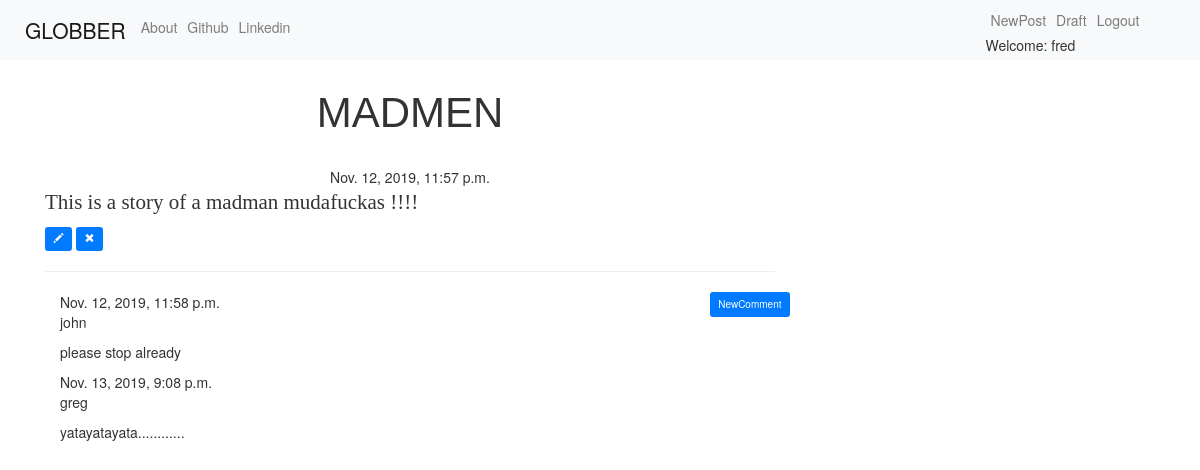
Screenshot of /post/4 (signed in) with the database file from the repository.
### blog/models.py (models this page shows, shortened)
class Post(models.Model):
    author = models.ForeignKey('auth.User',on_delete=models.CASCADE)
    title = models.CharField(max_length=256)
    text = models.TextField()
    created_date = models.DateTimeField(default=timezone.now)
    published_date = models.DateTimeField(blank=True,null=True)

class Comment(models.Model):
    post = models.ForeignKey('blog.Post',related_name='comments',on_delete=models.CASCADE)
    author = models.CharField(max_length=200)
    text = models.TextField()
    created_date = models.DateTimeField(default=timezone.now)
    approved_comment = models.BooleanField(default=False)

### blog/views.py (the view)
# urls.py: url(r'^post/(?P<pk>\d+)$',views.PostDetailView.as_view(),name='post_detail'),
class PostDetailView(DetailView):
    model = Post

### blog/templates/blog/post_detail.html (shortened to what this page needs)
{% extends 'base.html' %}
{% block content %}
<h1 class="posttitle loader">{{post.title}}</h1>
{% if post.published_date %}
<div class="date postdate">
    {{post.published_date}}
</div>
{% else %}
<a href="{%url 'post_publish' pk=post.pk %}" class="btn btn-default">Publish</a>
{% endif %}
<p class="postcontent">{{ post.text|safe|linebreaksbr}}</p>
{% if user.is_authenticated %}
<a class="btn btn-primary" href="{% url 'post_edit' pk=post.pk %}">
    <span class="glyphicon glyphicon-pencil"></span>
</a>
<a class="btn btn-primary" href="{% url 'post_remove' pk=post.pk %}">
    <span class="glyphicon glyphicon-remove"></span>
</a>
{% endif %}
<hr>
<a href="{% url 'add_comment_to_post' pk=post.pk%}" class="btn btn-primary btn-comment">NewComment</a>
<div class="container">
    {% for comment in post.comments.all %}
    {% if user.is_authenticated or comment.approved_comment %}
    {{comment.created_date}}
    <p>{{comment.author}}</p>
    <p>{{comment.text|safe|linebreaks}}</p>
    {% endif %}
    {% empty %}
    <p>No Comment!</p>
    {% endfor %}
</div>
{% endblock %}

### blog/templates/blog/base.html (shortened to what this page needs)
<!DOCTYPE html>
{% load static %}
<html lang="en">
<head>
    <link rel="stylesheet" href="{% static 'css/bootstrap.min.css' %}" type="text/css">
    <link rel="stylesheet" href="{% static 'css/blog.css' %}" type="text/css">
    <link rel="stylesheet" href="{% static 'css/bootstrap.min.glyp.css' %}" type="text/css">
</head>
<body class="loader">
    <nav class="navbar navbar-expand-lg navbar-light bg-light tecfont">
        <div class="container">
            <ul class="nav navbar-nav">
                <li><a class="navbar-brand bigbrand" href="{% url 'post_list' %}">GLOBBER</a></li>
                <li><a class="nav-link" href="{% url 'about' %}">About</a></li>
                <li><a class="nav-link" href="https://www.github/Fredpwol.com">Github</a></li>
                <li><a class="nav-link" href="https://www.linkedin.com/in/fredrick-pwol-a04b60195/">Linkedin</a></li>
            </ul>
        </div>
        <ul class="nav navbar-nav navbar-right">
            {% if user.is_authenticated %}
            <li><a class="nav-link" href="{% url 'post_create' %}">NewPost</a></li>
            <li><a class="nav-link" href="{% url 'post_draft_list' %}">Draft</a></li>
            <li><a class="nav-link" href="{% url 'logout' %}">Logout</a></li>
            <li>Welcome: {{user.username}} </li>
            {% else %}
            <li><a class="nav-link" href="{% url 'login' %}">Login</a></li>
            {% endif %}
        </ul>
    </nav>
    <div class="content container">
        <div class="row">
            <div class="col-md-8">
                <div class="blog_posts">
                    {% block content %}
                    {% endblock %}
                </div>
            </div>
        </div>
    </div>
</body>
</html>

### blog/static/css/blog.css (style rules this page uses)
.postdate { text-align: center; }
.posttitle { font-family: 'Russo One', sans-serif; font-size: 3em; text-align: center; }
.postcontent { font-family: 'Montserrat'; font-size: 1.5em; }
.btn-comment { position: absolute; right: 0px; }
.bigbrand { font-size: 1.5em; }
.loader { filter:hue-rotate(0deg); color: linear-gradient(45deg,#0f8,#08f); animation:hue 5000ms infinite linear; }

### rows the page displays
Post: title "MADMEN", published_date "Nov. 12, 2019, 11:57 p.m.", text "This is a story of a madman mudafuckas !!!!"
Comment: created_date "Nov. 12, 2019, 11:58 p.m.", author "john", text "please stop already"
Comment: created_date "Nov. 13, 2019, 9:08 p.m.", author "greg", text "yatayatayata............"

### other values shown
{{ user.username }} "fred"
